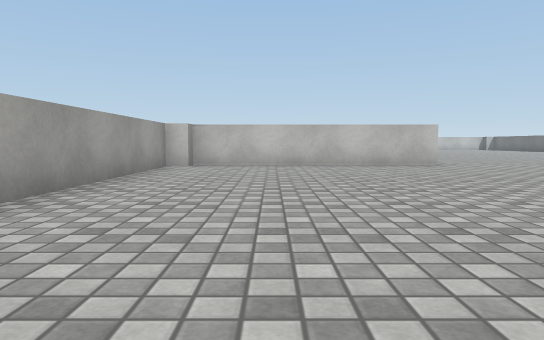
[1] (above)

24 first-person views from a walk through a 3-D level made in the Unity game engine. The camera is 0.55 m above the floor, tilts 4° down and sees 70° across. The floor is counted in squares, 1 m on a side. Each view is taken from the middle of a square. On the plan, view 1 faces up. The plan holds only what a view shows up to about 10 squares ahead; the rest is blank. The place goes on beyond the plan. The player is left out. Surface patterns are stand-ins for the level's own textures.

[2]
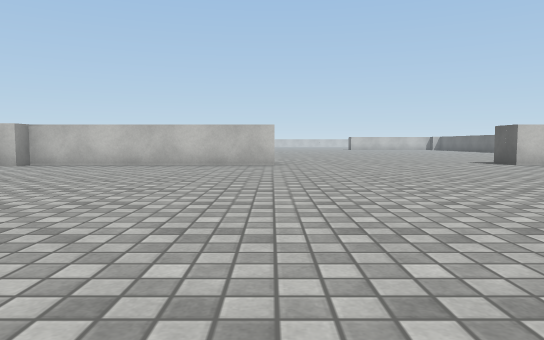

[3]
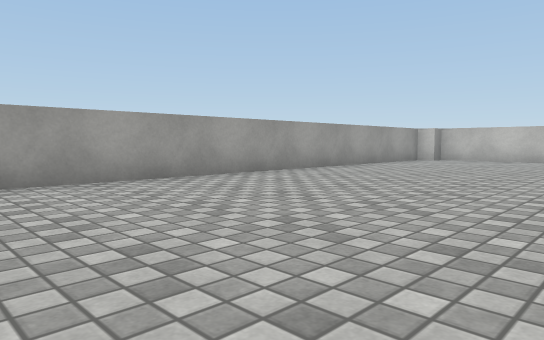

[4]
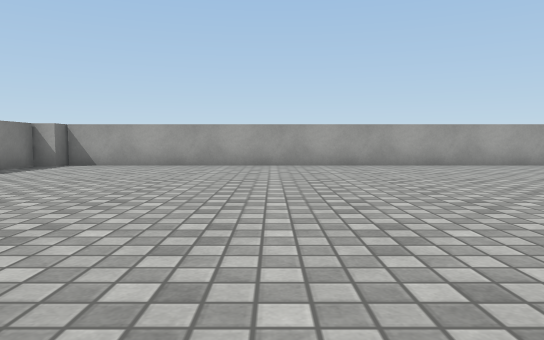

[5]
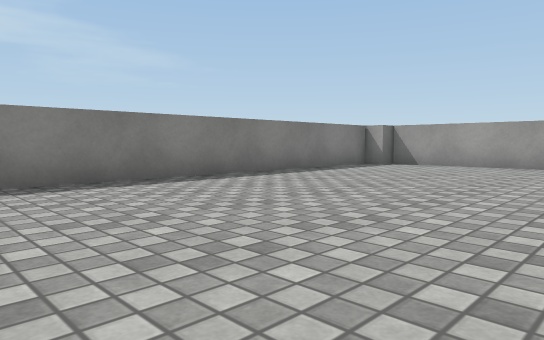

[6]
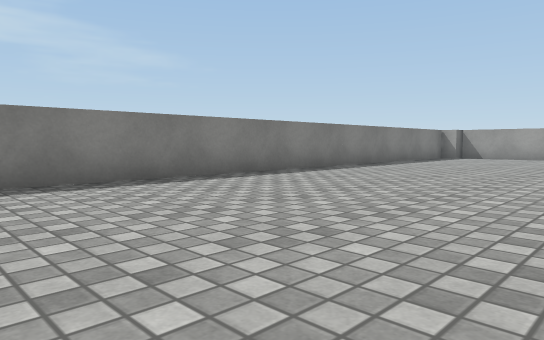

[7]
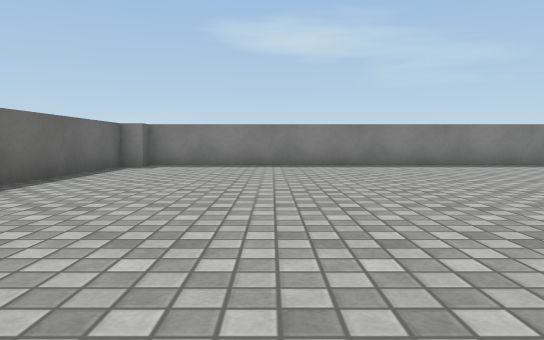

[8]
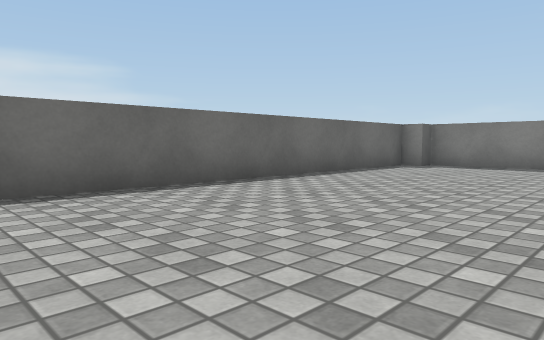

[9]
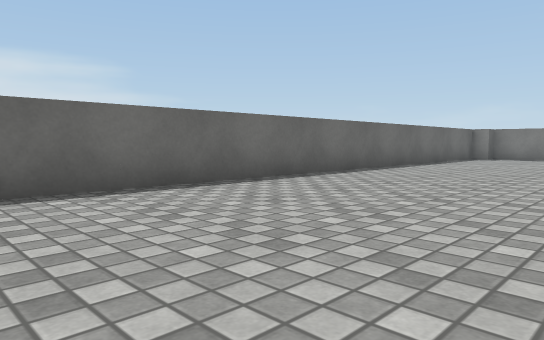

[10]
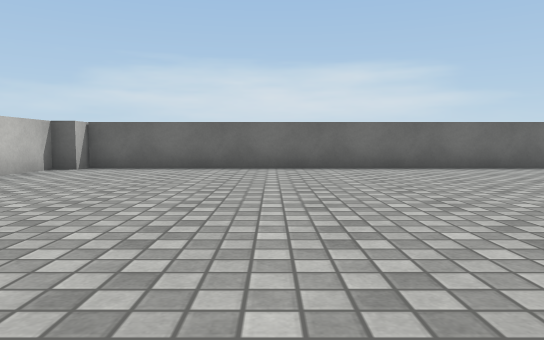

[11]
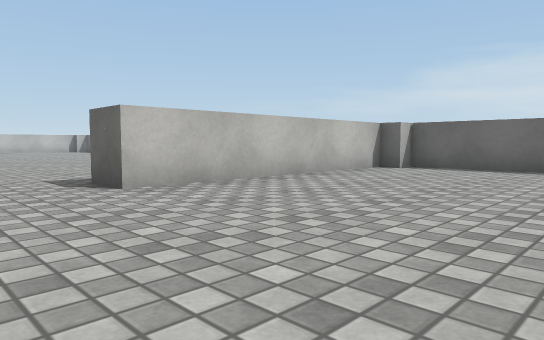

[12]
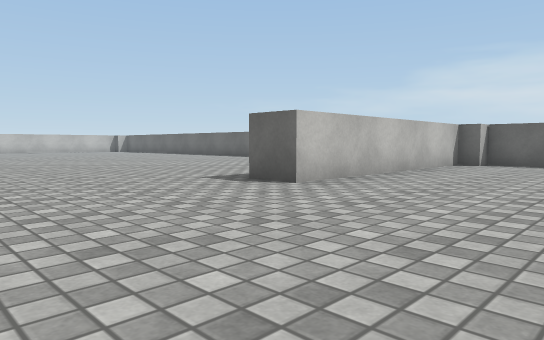

[13]
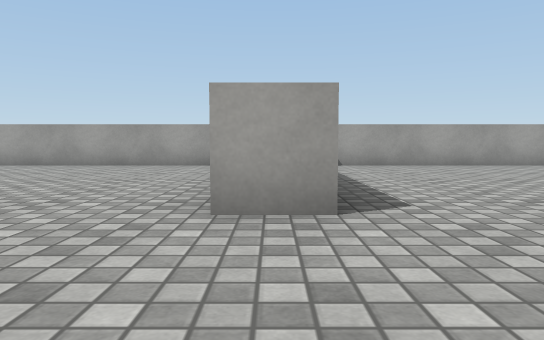

[14]
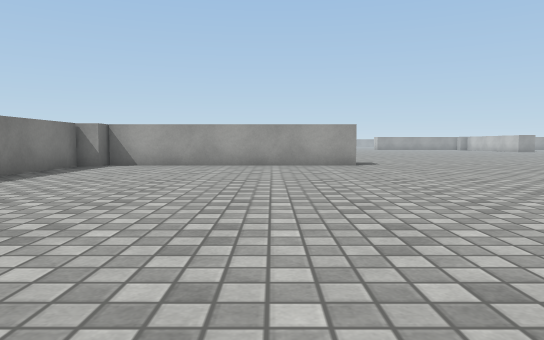

[15]
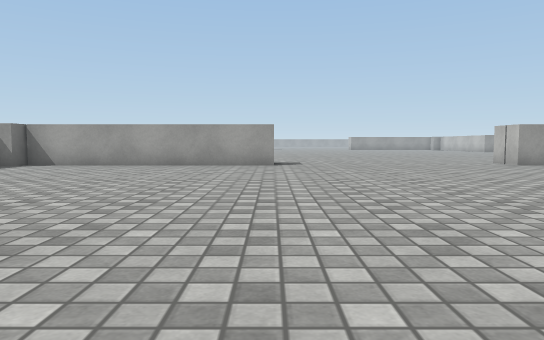

[16]
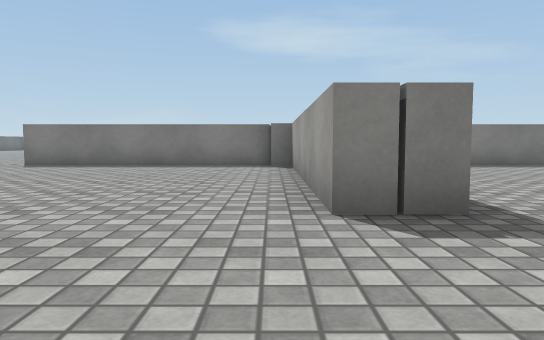

[17]
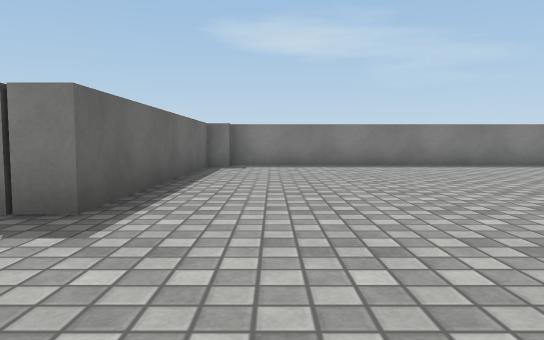

[18]
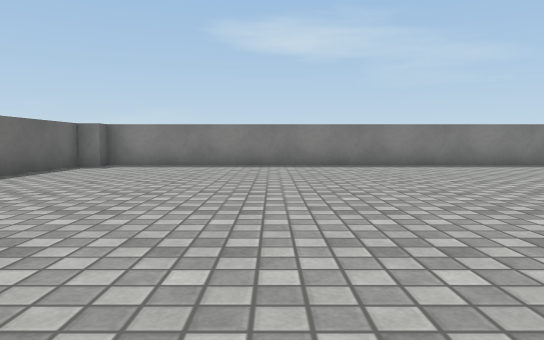

[19]
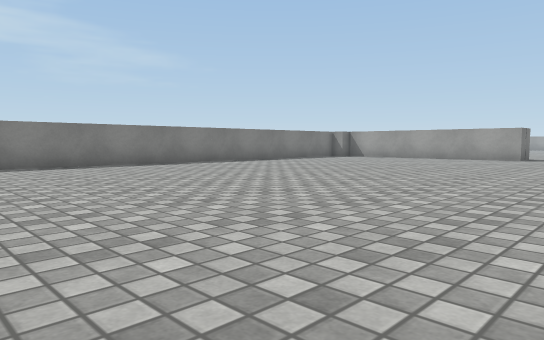

[20]
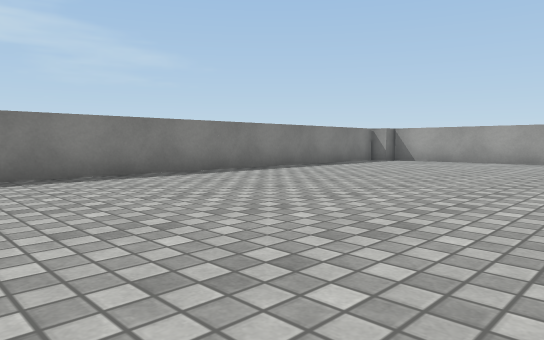

[21]
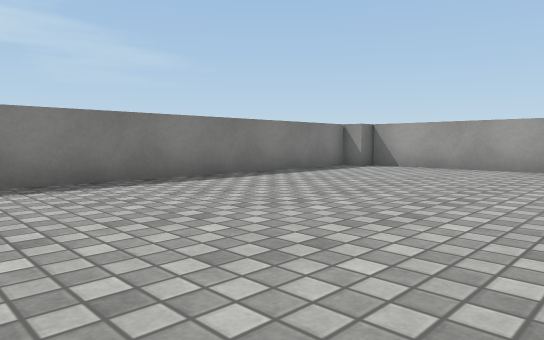

[22]
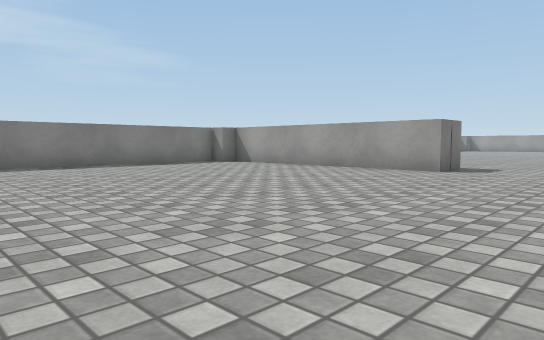

[23]
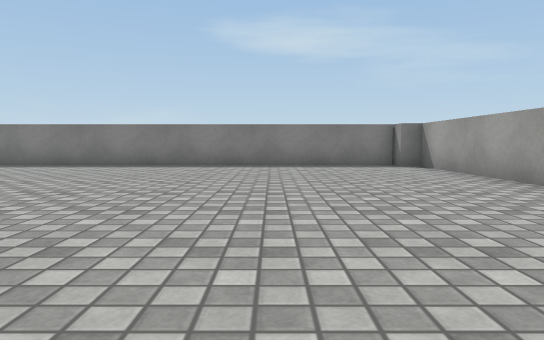

[24]
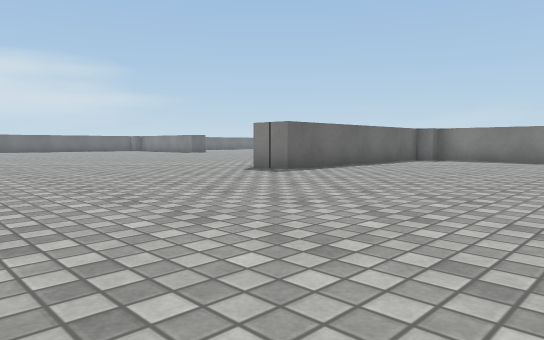

### Floor plan
Points are (right, up) in squares from view 1. A wall is a line through its corners. A room is listed if a view was taken in it or the views show most of it. See-through windows are left out.
Room 1 (views 1, 2, 3, 4, 5, 6, 7, 8, 9, 10, 11, 12, 13, 14, 15, 16, 17, 18, 19, 20, 21, 22, 23, 24)
walls: (-1.6, 10.5) (4.1, 10.5) (4.1, 9.5) (-1.5, 9.5); (-2.5, 8.5) (-2.5, -9); (-3.5, 11) (-3.5, 17) (-2.5, 17) (-2.5, 11); (-2.5, 23.5) (-2.5, 23) (-3.1, 23); (16, 9.5) (10, 9.5) (10, 10.5); (-1.5, -9.5) (15.5, -9.5); (-21.5, 10.5) (-4.5, 10.5); (16.5, -9) (16.5, 9)
objects: other object (-22, 10) to (-22, 11); other object (-4, 10) to (-4, 11); other object (-3, -10) to (-2, -9); other object (-3, 9) to (-2, 10); other object (-2, 10) to (-2, 11); other object (16, -10) to (17, -9); other object (16, 9)

Positions as (right, up) in squares from view 1, and headings:
1: (0, 0), facing up
2: (4, 0), facing up
3: (3, -3), facing up-left
4: (7, -4), facing left
5: (7, -4), facing down-left
6: (12, -4), facing down-left
7: (13, 0), facing down
8: (12, 0), facing down-right
9: (12, 5), facing down-right
10: (8, 5), facing right
11: (8, 5), facing up-right
12: (6, 6), facing up-right
13: (7, 10), facing left
14: (7, 15), facing left
15: (7, 17), facing left
16: (-2, 20), facing down
17: (-5, 20), facing down
18: (-8, 20), facing down
19: (-9, 20), facing down-left
20: (-11, 17), facing down-left
21: (-14, 16), facing down-left
22: (-15, 20), facing down-left
23: (-19, 20), facing down
24: (-9, 23), facing down-right
